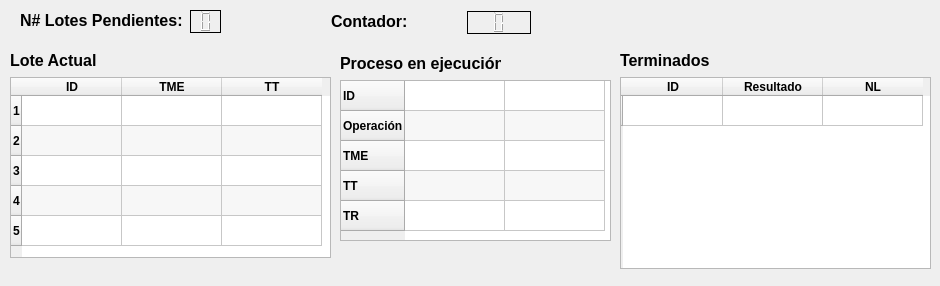
<?xml version="1.0" encoding="UTF-8"?>
<ui version="4.0">
 <class>Form</class>
 <widget class="QWidget" name="Form">
  <property name="geometry">
   <rect>
    <x>0</x>
    <y>0</y>
    <width>940</width>
    <height>286</height>
   </rect>
  </property>
  <property name="windowTitle">
   <string>Form</string>
  </property>
  <widget class="QLabel" name="LotePend">
   <property name="geometry">
    <rect>
     <x>20</x>
     <y>10</y>
     <width>171</width>
     <height>20</height>
    </rect>
   </property>
   <property name="font">
    <font>
     <pointsize>12</pointsize>
     <bold>true</bold>
    </font>
   </property>
   <property name="text">
    <string>N# Lotes Pendientes: </string>
   </property>
  </widget>
  <widget class="QTableWidget" name="tableActual">
   <property name="enabled">
    <bool>true</bool>
   </property>
   <property name="geometry">
    <rect>
     <x>10</x>
     <y>77</y>
     <width>321</width>
     <height>181</height>
    </rect>
   </property>
   <property name="sizePolicy">
    <sizepolicy hsizetype="Expanding" vsizetype="Expanding">
     <horstretch>0</horstretch>
     <verstretch>0</verstretch>
    </sizepolicy>
   </property>
   <property name="font">
    <font>
     <bold>true</bold>
    </font>
   </property>
   <property name="frameShadow">
    <enum>QFrame::Sunken</enum>
   </property>
   <property name="sizeAdjustPolicy">
    <enum>QAbstractScrollArea::AdjustToContents</enum>
   </property>
   <property name="alternatingRowColors">
    <bool>true</bool>
   </property>
   <property name="showGrid">
    <bool>true</bool>
   </property>
   <property name="sortingEnabled">
    <bool>false</bool>
   </property>
   <attribute name="horizontalHeaderCascadingSectionResizes">
    <bool>false</bool>
   </attribute>
   <attribute name="horizontalHeaderMinimumSectionSize">
    <number>39</number>
   </attribute>
   <row/>
   <row/>
   <row/>
   <row/>
   <row/>
   <column>
    <property name="text">
     <string>ID</string>
    </property>
   </column>
   <column>
    <property name="text">
     <string>TME</string>
    </property>
   </column>
   <column>
    <property name="text">
     <string>TT</string>
    </property>
   </column>
   <item row="0" column="0">
    <property name="font">
     <font>
      <kerning>true</kerning>
     </font>
    </property>
    <property name="textAlignment">
     <set>AlignCenter</set>
    </property>
    <property name="flags">
     <set>ItemIsSelectable|ItemIsDragEnabled|ItemIsDropEnabled|ItemIsUserCheckable|ItemIsEnabled</set>
    </property>
   </item>
  </widget>
  <widget class="QLabel" name="LoteActual">
   <property name="geometry">
    <rect>
     <x>10</x>
     <y>50</y>
     <width>86</width>
     <height>21</height>
    </rect>
   </property>
   <property name="font">
    <font>
     <pointsize>12</pointsize>
     <bold>true</bold>
    </font>
   </property>
   <property name="text">
    <string>Lote Actual</string>
   </property>
  </widget>
  <widget class="QLabel" name="processInExcute">
   <property name="geometry">
    <rect>
     <x>340</x>
     <y>53</y>
     <width>161</width>
     <height>21</height>
    </rect>
   </property>
   <property name="font">
    <font>
     <pointsize>12</pointsize>
     <bold>true</bold>
    </font>
   </property>
   <property name="text">
    <string>Proceso en ejecución</string>
   </property>
  </widget>
  <widget class="QTableWidget" name="tableEnEjecucion">
   <property name="geometry">
    <rect>
     <x>340</x>
     <y>80</y>
     <width>271</width>
     <height>161</height>
    </rect>
   </property>
   <property name="font">
    <font>
     <bold>true</bold>
    </font>
   </property>
   <property name="frameShadow">
    <enum>QFrame::Sunken</enum>
   </property>
   <property name="autoScroll">
    <bool>true</bool>
   </property>
   <property name="alternatingRowColors">
    <bool>true</bool>
   </property>
   <property name="sortingEnabled">
    <bool>false</bool>
   </property>
   <attribute name="horizontalHeaderVisible">
    <bool>false</bool>
   </attribute>
   <row>
    <property name="text">
     <string>ID</string>
    </property>
   </row>
   <row>
    <property name="text">
     <string>Operación</string>
    </property>
   </row>
   <row>
    <property name="text">
     <string>TME</string>
    </property>
   </row>
   <row>
    <property name="text">
     <string>TT</string>
    </property>
   </row>
   <row>
    <property name="text">
     <string>TR</string>
    </property>
   </row>
   <column>
    <property name="text">
     <string/>
    </property>
   </column>
   <column>
    <property name="text">
     <string/>
    </property>
   </column>
  </widget>
  <widget class="QTableWidget" name="tableFinishing">
   <property name="geometry">
    <rect>
     <x>620</x>
     <y>77</y>
     <width>311</width>
     <height>192</height>
    </rect>
   </property>
   <property name="font">
    <font>
     <bold>true</bold>
    </font>
   </property>
   <property name="alternatingRowColors">
    <bool>true</bool>
   </property>
   <row>
    <property name="text">
     <string/>
    </property>
   </row>
   <column>
    <property name="text">
     <string>ID</string>
    </property>
   </column>
   <column>
    <property name="text">
     <string>Resultado</string>
    </property>
   </column>
   <column>
    <property name="text">
     <string>NL</string>
    </property>
   </column>
   <item row="0" column="0">
    <property name="textAlignment">
     <set>AlignCenter</set>
    </property>
   </item>
  </widget>
  <widget class="QLabel" name="Finishing">
   <property name="geometry">
    <rect>
     <x>620</x>
     <y>50</y>
     <width>89</width>
     <height>21</height>
    </rect>
   </property>
   <property name="font">
    <font>
     <pointsize>12</pointsize>
     <bold>true</bold>
    </font>
   </property>
   <property name="text">
    <string>Terminados</string>
   </property>
  </widget>
  <widget class="QLCDNumber" name="contTime_2">
   <property name="geometry">
    <rect>
     <x>190</x>
     <y>10</y>
     <width>31</width>
     <height>23</height>
    </rect>
   </property>
   <property name="frameShadow">
    <enum>QFrame::Plain</enum>
   </property>
   <property name="midLineWidth">
    <number>0</number>
   </property>
   <property name="digitCount">
    <number>1</number>
   </property>
  </widget>
  <widget class="QLabel" name="countTime">
   <property name="geometry">
    <rect>
     <x>331</x>
     <y>11</y>
     <width>76</width>
     <height>21</height>
    </rect>
   </property>
   <property name="font">
    <font>
     <pointsize>12</pointsize>
     <bold>true</bold>
    </font>
   </property>
   <property name="text">
    <string>Contador:</string>
   </property>
  </widget>
  <widget class="QLCDNumber" name="contTime">
   <property name="geometry">
    <rect>
     <x>467</x>
     <y>11</y>
     <width>64</width>
     <height>23</height>
    </rect>
   </property>
   <property name="frameShadow">
    <enum>QFrame::Plain</enum>
   </property>
   <property name="digitCount">
    <number>1</number>
   </property>
   <property name="segmentStyle">
    <enum>QLCDNumber::Filled</enum>
   </property>
   <property name="intValue" stdset="0">
    <number>0</number>
   </property>
  </widget>
 </widget>
 <resources/>
 <connections/>
</ui>
